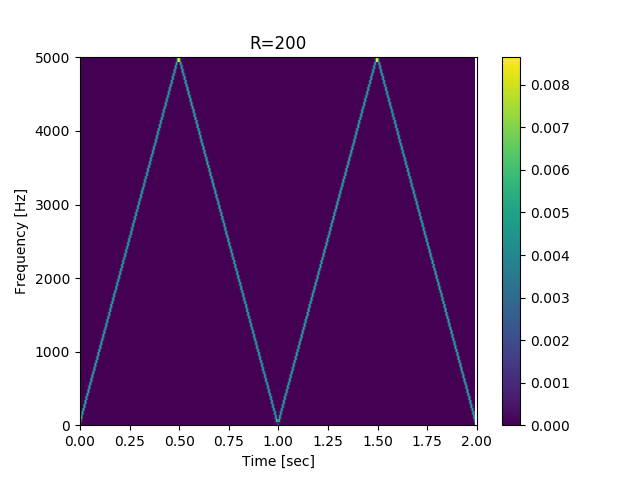

Source code (Python):
#!/usr/bin/env python3
# -*- coding: utf-8 -*-
"""
Created on Thu Nov 16 10:38:10 2017

@author: rocky
"""
import numpy as np 
import matplotlib.pyplot as plt 
from scipy import signal
global pi

if __name__ == '__main__':
    pi = np.pi
    omega_0 = 10*pi*10**-5
    seq = np.arange(0,20000)    
    x_n = np.cos(omega_0 *(seq*seq))
    f, t, Sxx = signal.spectrogram(x_n,fs=10000,window='hamming',nperseg=200,noverlap=199)
    plt.title('R=200')
    plt.pcolormesh(t, f, Sxx)   
    plt.colorbar()
    plt.xlim(0,2)
    plt.ylabel('Frequency [Hz]')
    plt.xlabel('Time [sec]')
    plt.show()
